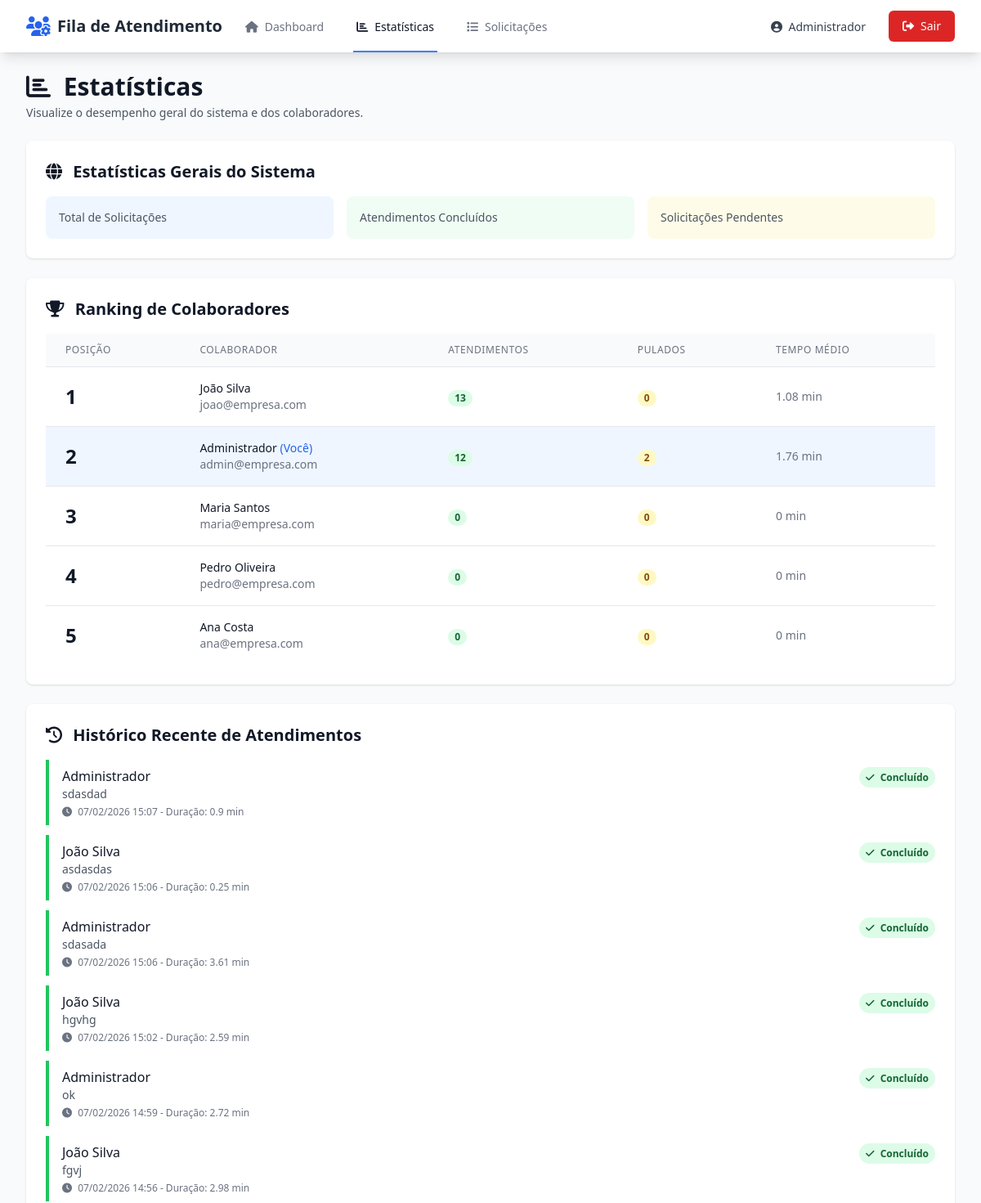
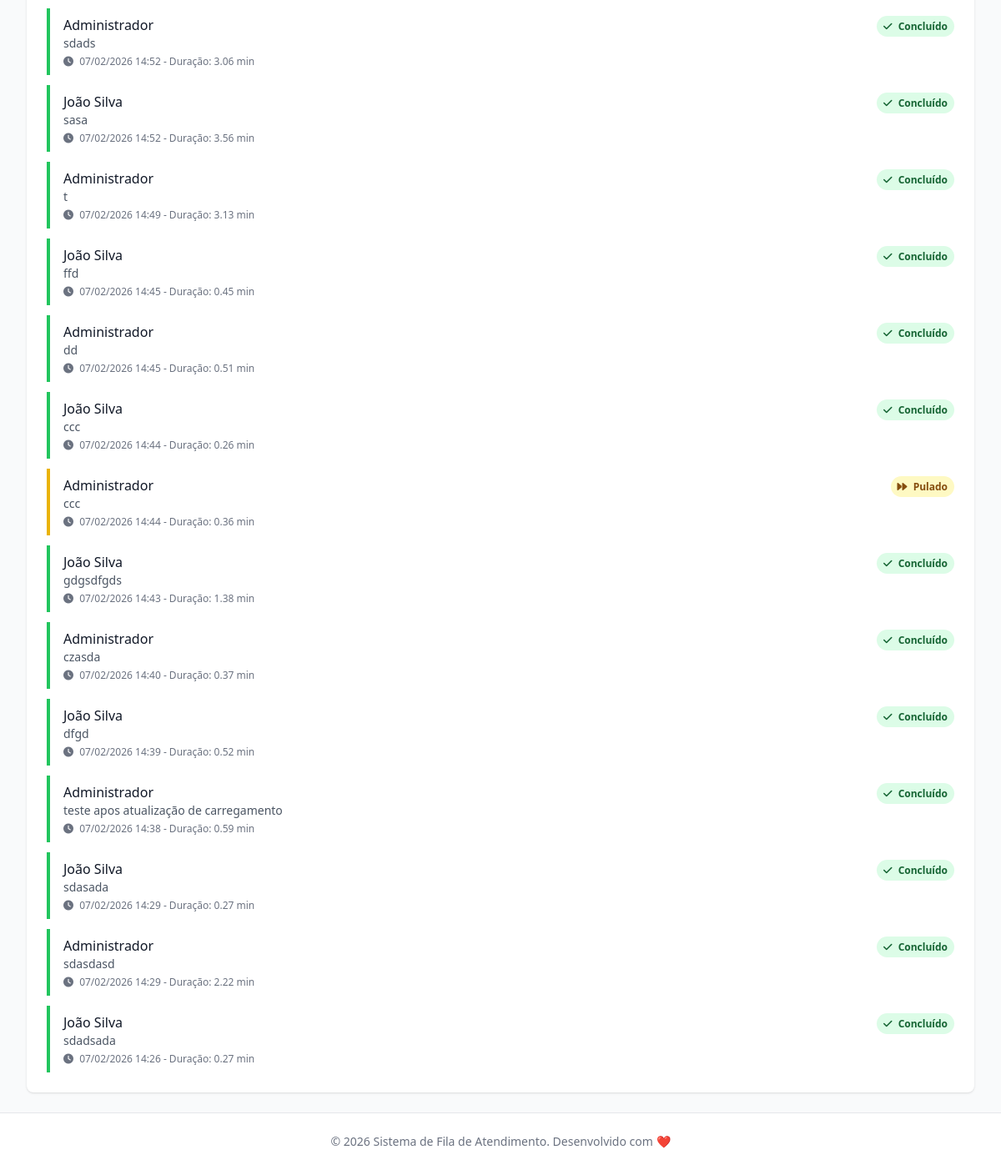
Screenshot of /estatisticas (signed in) with the database file from the repository (2 pictures, top to bottom).
### app/models.py (models this page shows, shortened)
class Colaborador(UserMixin, db.Model):
    __tablename__ = 'colaboradores'
    id = db.Column(db.Integer, primary_key=True)
    nome = db.Column(db.String(100), nullable=False)
    email = db.Column(db.String(120), unique=True, nullable=False, index=True)
    senha_hash = db.Column(db.String(255), nullable=False)
    esta_disponivel = db.Column(db.Boolean, default=False)
    esta_em_atendimento = db.Column(db.Boolean, default=False)
    posicao_fila = db.Column(db.Integer, nullable=True)
    criado_em = db.Column(db.DateTime, default=datetime.utcnow)
    atualizado_em = db.Column(db.DateTime, default=datetime.utcnow, onupdate=datetime.utcnow)
    atendimentos = db.relationship('Atendimento', backref='colaborador', lazy='dynamic')
    def get_estatisticas(self):
        atendimentos_concluidos = self.atendimentos.filter_by(status='concluido').all()
        atendimentos_pulados = self.atendimentos.filter_by(foi_pulado=True).count()
        total_atendimentos = len(atendimentos_concluidos)
        if total_atendimentos > 0:
            tempo_total = sum([a.duracao.total_seconds() for a in atendimentos_concluidos if a.duracao])
            tempo_medio = tempo_total / total_atendimentos / 60  # em minutos
        else:
            tempo_medio = 0
        return {
            'total_atendimentos': total_atendimentos,
            'total_pulados': atendimentos_pulados,
            'tempo_medio_minutos': round(tempo_medio, 2)
        }

class Atendimento(db.Model):
    __tablename__ = 'atendimentos'
    id = db.Column(db.Integer, primary_key=True)
    solicitacao_id = db.Column(db.Integer, db.ForeignKey('solicitacoes.id'), nullable=False)
    colaborador_id = db.Column(db.Integer, db.ForeignKey('colaboradores.id'), nullable=False)
    status = db.Column(db.String(20), default='em_atendimento')
    inicio = db.Column(db.DateTime, default=datetime.utcnow)
    fim = db.Column(db.DateTime, nullable=True)
    duracao = db.Column(db.Interval, nullable=True)
    foi_pulado = db.Column(db.Boolean, default=False)
    foi_timeout = db.Column(db.Boolean, default=False)
    observacoes = db.Column(db.Text)
    def get_duracao_minutos(self):
        if self.duracao:
            return round(self.duracao.total_seconds() / 60, 2)
        elif self.inicio:
            duracao_atual = datetime.utcnow() - self.inicio
            return round(duracao_atual.total_seconds() / 60, 2)
        return 0

class Solicitacao(db.Model):
    __tablename__ = 'solicitacoes'
    id = db.Column(db.Integer, primary_key=True)
    descricao = db.Column(db.Text, nullable=False)
    cliente_nome = db.Column(db.String(100))
    cliente_telefone = db.Column(db.String(20))
    status = db.Column(db.String(20), default='pendente', index=True)
    criado_em = db.Column(db.DateTime, default=datetime.utcnow, index=True)
    atualizado_em = db.Column(db.DateTime, default=datetime.utcnow, onupdate=datetime.utcnow)
    atendimentos = db.relationship('Atendimento', backref='solicitacao', lazy='dynamic')

### app/routes.py (the view)
@main_bp.route('/estatisticas')
@login_required
def estatisticas():
    stats_gerais = GerenciadorFila.obter_estatisticas_gerais()
    colaboradores = Colaborador.query.all()
    ranking = []
    for colaborador in colaboradores:
        stats = colaborador.get_estatisticas()
        ranking.append({
            'colaborador': colaborador,
            'total_atendimentos': stats['total_atendimentos'],
            'total_pulados': stats['total_pulados'],
            'tempo_medio': stats['tempo_medio_minutos']
        })
    ranking.sort(key=lambda x: x['total_atendimentos'], reverse=True)
    historico = Atendimento.query.filter(
        Atendimento.status.in_(['concluido', 'pulado', 'timeout'])
    ).order_by(Atendimento.fim.desc()).limit(20).all()
    return render_template(
        'estatisticas.html',
        stats_gerais=stats_gerais,
        ranking=ranking,
        historico=historico
    )

### app/templates/estatisticas.html (shortened to what this page needs)
{% extends "base.html" %}
{% block content %}
<div class="max-w-7xl mx-auto px-4 sm:px-6 lg:px-8">
    <div class="mb-6">
        <h1 class="text-3xl font-bold text-gray-900">
            <i class="fas fa-chart-bar mr-2"></i>
            Estatísticas
        </h1>
        <p class="mt-1 text-sm text-gray-600">
            Visualize o desempenho geral do sistema e dos colaboradores.
        </p>
    </div>
    <div class="bg-white shadow rounded-lg p-6 mb-6">
        <h2 class="text-xl font-semibold text-gray-900 mb-4">
            <i class="fas fa-globe mr-2"></i>
            Estatísticas Gerais do Sistema
        </h2>
        <div class="grid grid-cols-1 md:grid-cols-3 gap-4">
            <div class="bg-blue-50 p-4 rounded-lg">
                <p class="text-sm text-gray-600">Total de Solicitações</p>
            </div>
            <div class="bg-green-50 p-4 rounded-lg">
                <p class="text-sm text-gray-600">Atendimentos Concluídos</p>
            </div>
            <div class="bg-yellow-50 p-4 rounded-lg">
                <p class="text-sm text-gray-600">Solicitações Pendentes</p>
            </div>
        </div>
    </div>
    <div class="bg-white shadow rounded-lg p-6 mb-6">
        <h2 class="text-xl font-semibold text-gray-900 mb-4">
            <i class="fas fa-trophy mr-2"></i>
            Ranking de Colaboradores
        </h2>
        <div class="overflow-x-auto">
            <table class="min-w-full divide-y divide-gray-200">
                <thead class="bg-gray-50">
                    <tr>
                        <th class="px-6 py-3 text-left text-xs font-medium text-gray-500 uppercase tracking-wider">
                            Posição
                        </th>
                        <th class="px-6 py-3 text-left text-xs font-medium text-gray-500 uppercase tracking-wider">
                            Colaborador
                        </th>
                        <th class="px-6 py-3 text-left text-xs font-medium text-gray-500 uppercase tracking-wider">
                            Atendimentos
                        </th>
                        <th class="px-6 py-3 text-left text-xs font-medium text-gray-500 uppercase tracking-wider">
                            Pulados
                        </th>
                        <th class="px-6 py-3 text-left text-xs font-medium text-gray-500 uppercase tracking-wider">
                            Tempo Médio
                        </th>
                    </tr>
                </thead>
                <tbody class="bg-white divide-y divide-gray-200">
                    {% for item in ranking %}
                    <tr class="{% if item.colaborador.id == current_user.id %}bg-blue-50{% endif %}">
                        <td class="px-6 py-4 whitespace-nowrap">
                            <span class="text-2xl font-bold text-gray-900">{{ loop.index }}</span>
                        </td>
                        <td class="px-6 py-4 whitespace-nowrap">
                            <div class="flex items-center">
                                <div>
                                    <div class="text-sm font-medium text-gray-900">
                                        {{ item.colaborador.nome }}
                                        {% if item.colaborador.id == current_user.id %}
                                            <span class="text-blue-600">(Você)</span>
                                        {% endif %}
                                    </div>
                                    <div class="text-sm text-gray-500">{{ item.colaborador.email }}</div>
                                </div>
                            </div>
                        </td>
                        <td class="px-6 py-4 whitespace-nowrap">
                            <span class="px-2 inline-flex text-xs leading-5 font-semibold rounded-full bg-green-100 text-green-800">
                                {{ item.total_atendimentos }}
                            </span>
                        </td>
                        <td class="px-6 py-4 whitespace-nowrap">
                            <span class="px-2 inline-flex text-xs leading-5 font-semibold rounded-full bg-yellow-100 text-yellow-800">
                                {{ item.total_pulados }}
                            </span>
                        </td>
                        <td class="px-6 py-4 whitespace-nowrap text-sm text-gray-500">
                            {{ item.tempo_medio }} min
                        </td>
                    </tr>
                    {% endfor %}
                </tbody>
            </table>
        </div>
    </div>
    <div class="bg-white shadow rounded-lg p-6">
        <h2 class="text-xl font-semibold text-gray-900 mb-4">
            <i class="fas fa-history mr-2"></i>
            Histórico Recente de Atendimentos
        </h2>
        <div class="space-y-3">
            {% for atendimento in historico %}
            <div class="border-l-4 {% if atendimento.status == 'concluido' %}border-green-500{% elif atendimento.status == 'pulado' %}border-yellow-500{% else %}border-red-500{% endif %} pl-4 py-2">
                <div class="flex justify-between items-start">
                    <div>
                        <p class="font-medium text-gray-900">
                            {{ atendimento.colaborador.nome }}
                        </p>
                        <p class="text-sm text-gray-600">
                            {{ atendimento.solicitacao.descricao[:100] }}{% if atendimento.solicitacao.descricao|length > 100 %}...{% endif %}
                        </p>
                        <p class="text-xs text-gray-500 mt-1">
                            <i class="fas fa-clock mr-1"></i>
                            {{ atendimento.fim.strftime('%d/%m/%Y %H:%M') }} -
                            Duração: {{ atendimento.get_duracao_minutos() }} min
                        </p>
                    </div>
                    <div>
                        {% if atendimento.status == 'concluido' %}
                            <span class="px-2 py-1 text-xs font-semibold rounded-full bg-green-100 text-green-800">
                                <i class="fas fa-check mr-1"></i> Concluído
                            </span>
                        {% elif atendimento.status == 'pulado' %}
                            <span class="px-2 py-1 text-xs font-semibold rounded-full bg-yellow-100 text-yellow-800">
                                <i class="fas fa-forward mr-1"></i> Pulado
                            </span>
                        {% else %}
                            <span class="px-2 py-1 text-xs font-semibold rounded-full bg-red-100 text-red-800">
                                <i class="fas fa-clock mr-1"></i> Timeout
                            </span>
                        {% endif %}
                    </div>
                </div>
            </div>
            {% endfor %}
        </div>
    </div>
</div>
{% endblock %}

### app/templates/base.html (shortened to what this page needs)
<!DOCTYPE html>
<html lang="pt-BR">
<head>
    <script src="https://cdn.tailwindcss.com"></script>
    <link rel="stylesheet" href="https://cdnjs.cloudflare.com/ajax/libs/font-awesome/6.4.0/css/all.min.css">
    <link rel="stylesheet" href="{{ url_for('static', filename='css/style.css') }}">
</head>
<body class="bg-gray-50 min-h-screen">
    {% if current_user.is_authenticated %}
    <nav class="bg-white shadow-lg">
        <div class="max-w-7xl mx-auto px-4 sm:px-6 lg:px-8">
            <div class="flex justify-between h-16">
                <div class="flex">
                    <div class="flex-shrink-0 flex items-center">
                        <i class="fas fa-users-cog text-blue-600 text-2xl mr-2"></i>
                        <span class="font-bold text-xl text-gray-800">Fila de Atendimento</span>
                    </div>
                    <div class="hidden sm:ml-6 sm:flex sm:space-x-8">
                        <a href="{{ url_for('main.dashboard') }}"
                           class="{% if request.endpoint == 'main.dashboard' %}border-blue-500 text-gray-900{% else %}border-transparent text-gray-500 hover:border-gray-300 hover:text-gray-700{% endif %} inline-flex items-center px-1 pt-1 border-b-2 text-sm font-medium">
                            <i class="fas fa-home mr-2"></i> Dashboard
                        </a>
                        <a href="{{ url_for('main.estatisticas') }}"
                           class="{% if request.endpoint == 'main.estatisticas' %}border-blue-500 text-gray-900{% else %}border-transparent text-gray-500 hover:border-gray-300 hover:text-gray-700{% endif %} inline-flex items-center px-1 pt-1 border-b-2 text-sm font-medium">
                            <i class="fas fa-chart-bar mr-2"></i> Estatísticas
                        </a>
                        <a href="{{ url_for('main.listar_solicitacoes') }}"
                           class="{% if request.endpoint == 'main.listar_solicitacoes' %}border-blue-500 text-gray-900{% else %}border-transparent text-gray-500 hover:border-gray-300 hover:text-gray-700{% endif %} inline-flex items-center px-1 pt-1 border-b-2 text-sm font-medium">
                            <i class="fas fa-list mr-2"></i> Solicitações
                        </a>
                    </div>
                </div>
                <div class="flex items-center">
                    <div class="flex-shrink-0">
                        <span class="text-gray-700 text-sm mr-4">
                            <i class="fas fa-user-circle mr-1"></i>
                            {{ current_user.nome }}
                        </span>
                    </div>
                    <div class="ml-3">
                        <a href="{{ url_for('auth.logout') }}"
                           class="inline-flex items-center px-4 py-2 border border-transparent text-sm font-medium rounded-md text-white bg-red-600 hover:bg-red-700 focus:outline-none focus:ring-2 focus:ring-offset-2 focus:ring-red-500">
                            <i class="fas fa-sign-out-alt mr-2"></i> Sair
                        </a>
                    </div>
                </div>
            </div>
        </div>
    </nav>
    {% endif %}
    <main class="{% if current_user.is_authenticated %}py-6{% endif %}">
        {% block content %}{% endblock %}
    </main>
    <footer class="bg-white border-t border-gray-200 mt-auto">
        <div class="max-w-7xl mx-auto py-6 px-4 sm:px-6 lg:px-8">
            <p class="text-center text-gray-500 text-sm">
                © 2026 Sistema de Fila de Atendimento. Desenvolvido com ❤️
            </p>
        </div>
    </footer>
</body>
</html>

### app/static/css/style.css (style rules this page uses)
* { transition-property: background-color, border-color, color, fill, stroke; transition-timing-function: cubic-bezier(0.4, 0, 0.2, 1); transition-duration: 150ms; }

### rows the page displays
Colaborador: nome "Administrador", colaborador.nome "Administrador", colaborador.email "admin@empresa.com"
Colaborador: colaborador.nome "João Silva", colaborador.email "joao@empresa.com"
Colaborador: colaborador.nome "Maria Santos", colaborador.email "maria@empresa.com"
Colaborador: colaborador.nome "Pedro Oliveira", colaborador.email "pedro@empresa.com"
Colaborador: colaborador.nome "Ana Costa", colaborador.email "ana@empresa.com"
Atendimento: colaborador.nome "Administrador", solicitacao "sdasdad", fim "07/02/2026 15:07", get_duracao_minutos "0.9", status "concluido" (drawn)
Atendimento: colaborador.nome "João Silva", solicitacao "asdasdas", fim "07/02/2026 15:06", get_duracao_minutos "0.25", status "concluido" (drawn)
Atendimento: colaborador.nome "Administrador", solicitacao "sdasada", fim "07/02/2026 15:06", get_duracao_minutos "3.61", status "concluido" (drawn)
Atendimento: colaborador.nome "João Silva", solicitacao "hgvhg", fim "07/02/2026 15:02", get_duracao_minutos "2.59", status "concluido" (drawn)
Atendimento: colaborador.nome "Administrador", solicitacao "ok", fim "07/02/2026 14:59", get_duracao_minutos "2.72", status "concluido" (drawn)
Atendimento: colaborador.nome "João Silva", solicitacao "fgvj", fim "07/02/2026 14:56", get_duracao_minutos "2.98", status "concluido" (drawn)
Atendimento: colaborador.nome "Administrador", solicitacao "sdads", fim "07/02/2026 14:52", get_duracao_minutos "3.06", status "concluido" (drawn)
Atendimento: colaborador.nome "João Silva", solicitacao "sasa", fim "07/02/2026 14:52", get_duracao_minutos "3.56", status "concluido" (drawn)
Atendimento: colaborador.nome "Administrador", solicitacao "t", fim "07/02/2026 14:49", get_duracao_minutos "3.13", status "concluido" (drawn)
Atendimento: colaborador.nome "João Silva", solicitacao "ffd", fim "07/02/2026 14:45", get_duracao_minutos "0.45", status "concluido" (drawn)
Atendimento: colaborador.nome "Administrador", solicitacao "dd", fim "07/02/2026 14:45", get_duracao_minutos "0.51", status "concluido" (drawn)
Atendimento: colaborador.nome "João Silva", solicitacao "ccc", fim "07/02/2026 14:44", get_duracao_minutos "0.26", status "concluido" (drawn)
Atendimento: colaborador.nome "Administrador", solicitacao "ccc", fim "07/02/2026 14:44", get_duracao_minutos "0.36", status "pulado" (drawn)
Atendimento: colaborador.nome "João Silva", solicitacao "gdgsdfgds", fim "07/02/2026 14:43", get_duracao_minutos "1.38", status "concluido" (drawn)
Atendimento: colaborador.nome "Administrador", solicitacao "czasda", fim "07/02/2026 14:40", get_duracao_minutos "0.37", status "concluido" (drawn)
Atendimento: colaborador.nome "João Silva", solicitacao "dfgd", fim "07/02/2026 14:39", get_duracao_minutos "0.52", status "concluido" (drawn)
Atendimento: colaborador.nome "Administrador", solicitacao "teste apos atualização de carregamento", fim "07/02/2026 14:38", get_duracao_minutos "0.59", status "concluido" (drawn)
Atendimento: colaborador.nome "João Silva", solicitacao "sdasada", fim "07/02/2026 14:29", get_duracao_minutos "0.27", status "concluido" (drawn)
Atendimento: colaborador.nome "Administrador", solicitacao "sdasdasd", fim "07/02/2026 14:29", get_duracao_minutos "2.22", status "concluido" (drawn)
Atendimento: colaborador.nome "João Silva", solicitacao "sdadsada", fim "07/02/2026 14:26", get_duracao_minutos "0.27", status "concluido" (drawn)

### other values shown
{{ item.total_atendimentos }} "13" "12" "0" "0" "0"
{{ item.total_pulados }} "0" "2" "0" "0" "0"
{{ item.tempo_medio }} "1.08" "1.76" "0" "0" "0"
